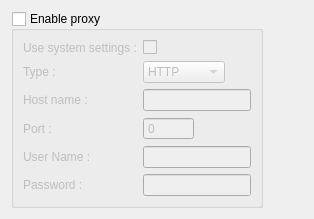
     <widget class="QWidget" name="proxyTab">
      <attribute name="title">
       <string>Proxy</string>
      </attribute>
      <layout class="QGridLayout" name="gridLayout_10">
       <item row="0" column="0">
        <widget class="QGroupBox" name="proxyBox">
         <property name="title">
          <string>Enable proxy</string>
         </property>
         <property name="checkable">
          <bool>true</bool>
         </property>
         <property name="checked">
          <bool>false</bool>
         </property>
         <layout class="QHBoxLayout" name="horizontalLayout_3">
          <item>
           <layout class="QFormLayout" name="formLayout_5">
            <property name="fieldGrowthPolicy">
             <enum>QFormLayout::ExpandingFieldsGrow</enum>
            </property>
            <item row="2" column="0">
             <widget class="QLabel" name="proxyHostNameLabel">
              <property name="text">
               <string>Host name :</string>
              </property>
             </widget>
            </item>
            <item row="2" column="1">
             <widget class="QLineEdit" name="proxyHostNameLineEdit"/>
            </item>
            <item row="3" column="0">
             <widget class="QLabel" name="proxyPortLabel">
              <property name="text">
               <string>Port :</string>
              </property>
             </widget>
            </item>
            <item row="4" column="0">
             <widget class="QLabel" name="proxyUserNameLabel">
              <property name="text">
               <string>User Name :</string>
              </property>
             </widget>
            </item>
            <item row="4" column="1">
             <widget class="QLineEdit" name="proxyUserNameLineEdit"/>
            </item>
            <item row="5" column="0">
             <widget class="QLabel" name="proxyPasswordLabel">
              <property name="text">
               <string>Password :</string>
              </property>
             </widget>
            </item>
            <item row="5" column="1">
             <widget class="QLineEdit" name="proxyPasswordLineEdit">
              <property name="inputMask">
               <string notr="true"/>
              </property>
              <property name="text">
               <string notr="true"/>
              </property>
              <property name="echoMode">
               <enum>QLineEdit::Password</enum>
              </property>
             </widget>
            </item>
            <item row="3" column="1">
             <widget class="QDoubleSpinBox" name="proxyPortSpinBox">
              <property name="buttonSymbols">
               <enum>QAbstractSpinBox::NoButtons</enum>
              </property>
              <property name="decimals">
               <number>0</number>
              </property>
              <property name="maximum">
               <double>9999999.000000000000000</double>
              </property>
             </widget>
            </item>
            <item row="0" column="0">
             <widget class="QLabel" name="proxySystemSettingsLabel">
              <property name="text">
               <string>Use system settings :</string>
              </property>
             </widget>
            </item>
            <item row="0" column="1">
             <widget class="QCheckBox" name="proxySystemSettingsCheckBox"/>
            </item>
            <item row="1" column="0">
             <widget class="QLabel" name="proxyTypeLabel">
              <property name="text">
               <string>Type :</string>
              </property>
             </widget>
            </item>
            <item row="1" column="1">
             <widget class="QComboBox" name="proxyTypeComboBox">
              <item>
               <property name="text">
                <string>HTTP</string>
               </property>
              </item>
              <item>
               <property name="text">
                <string>SOCKS 5</string>
               </property>
              </item>
             </widget>
            </item>
           </layout>
          </item>
         </layout>
        </widget>
       </item>
       <item row="0" column="1">
        <spacer name="horizontalSpacer_5">
         <property name="orientation">
          <enum>Qt::Horizontal</enum>
         </property>
         <property name="sizeHint" stdset="0">
          <size>
           <width>40</width>
           <height>20</height>
          </size>
         </property>
        </spacer>
       </item>
      </layout>
     </widget>
